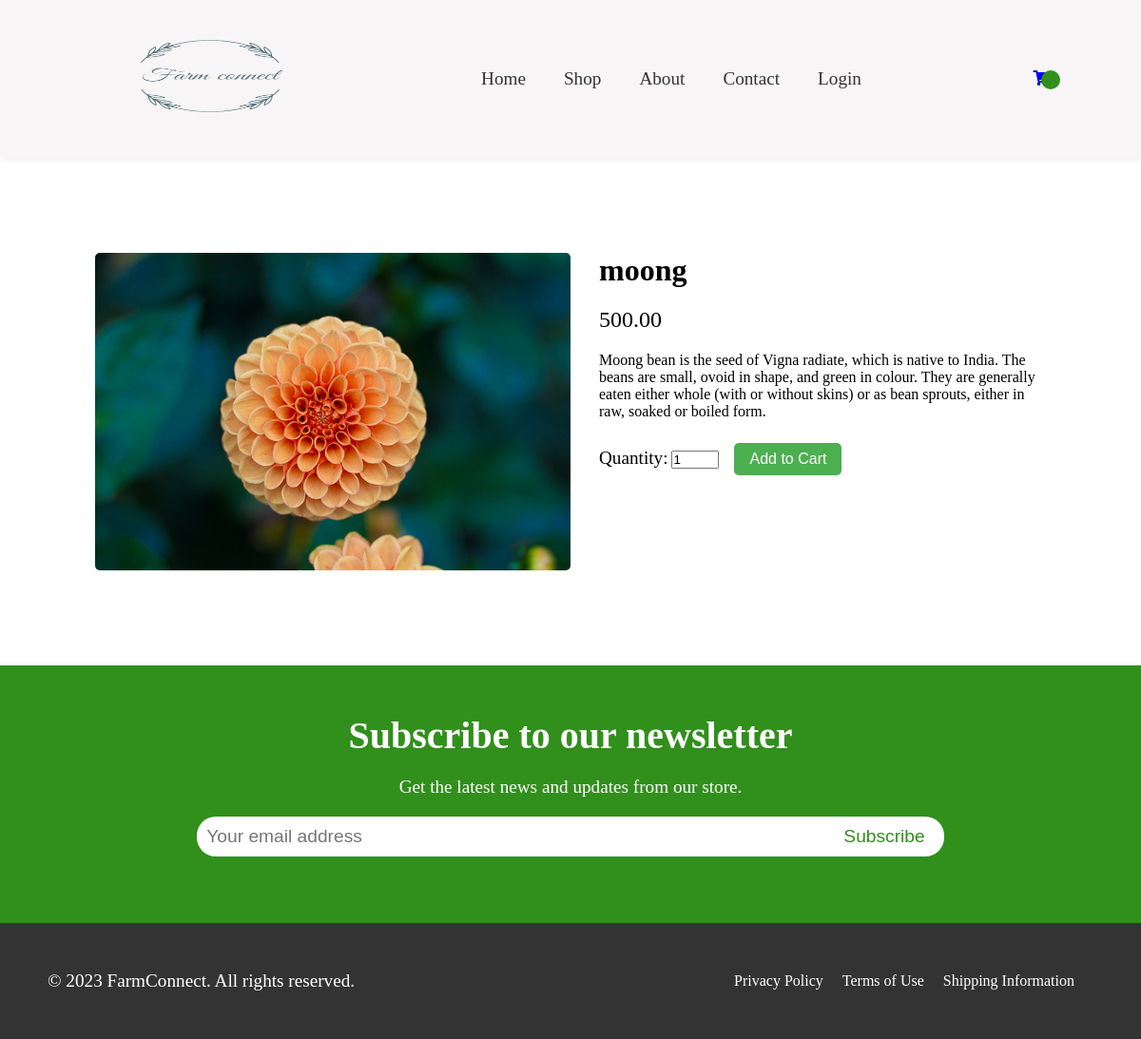
Page /product/3/ on the earlier database version.
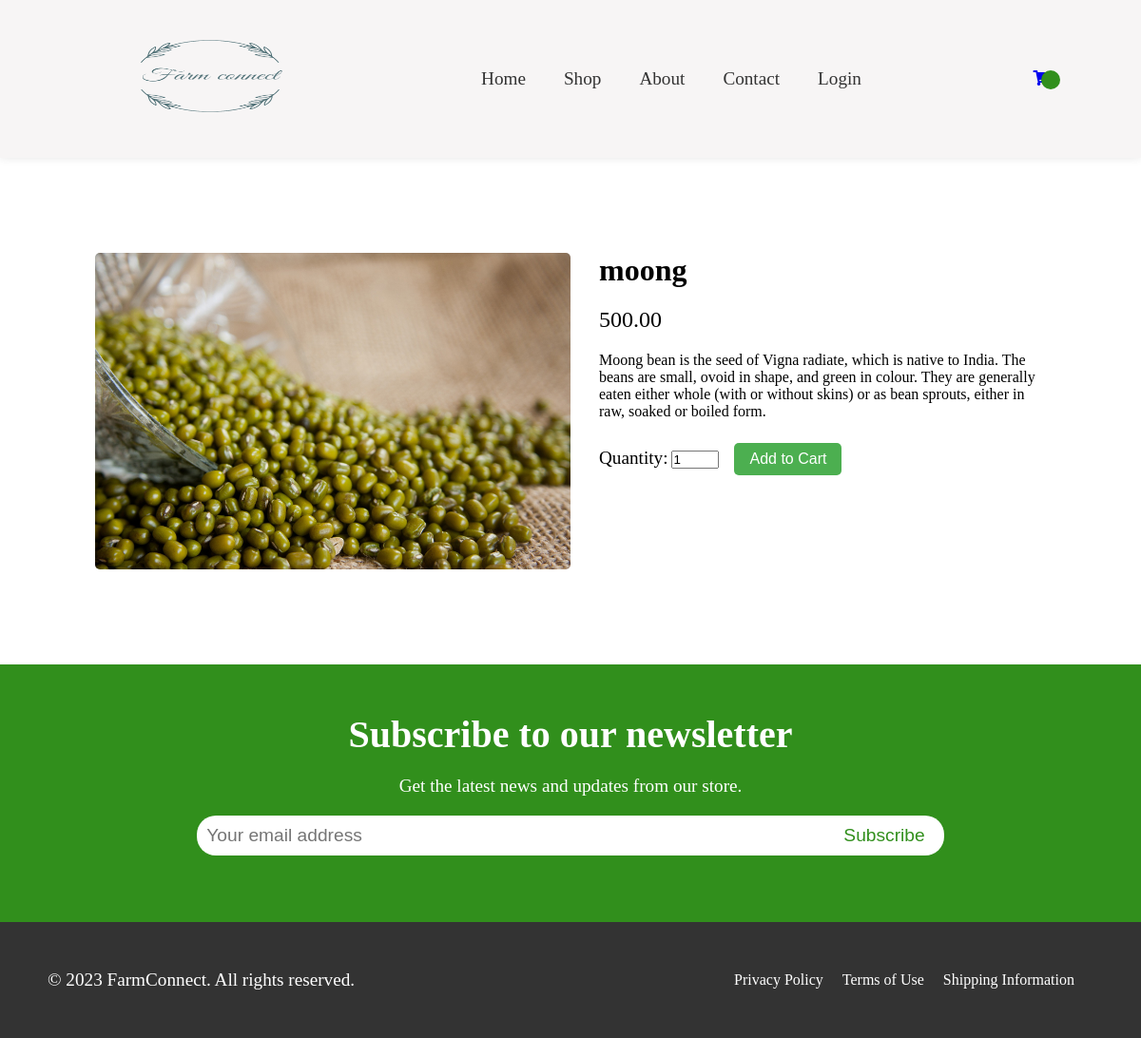
Same page on the later database version.
### ecommerce/models.py (models this page shows, shortened)
class Product(models.Model):
    user = models.ForeignKey(User,on_delete=models.SET_NULL,null=True)
    name = models.CharField(max_length=200,null=True,blank=True)
    image = models.ImageField(null=True,blank=True)
    brand = models.CharField(max_length=200,null=True,blank=True)
    category = models.CharField(max_length=200,null=True,blank=True)
    description = models.TextField(null=True,blank=True)
    rating = models.DecimalField(max_digits=7,decimal_places=2,null=True,blank=True)
    numReviews = models.IntegerField(null=True,blank=True,default=0)
    price = models.DecimalField(max_digits=7,decimal_places=2,null=True,blank=True)
    countInStock = models.IntegerField(null=True,blank=True,default=0)
    createdAt = models.DateTimeField(auto_now_add=True)
    _id = models.AutoField(primary_key=True,editable=False)

### ecommerce/views.py (the view)
# urls.py: path("product/<int:pk>/",product_description_page,name="product"),
def product_description_page(request,pk):
    product = Product.objects.get(pk=pk)
    context = {
        "product":product
    }
    return render(request,'home/description.html',context)

### templates/home/description.html (shortened to what this page needs)
{% extends 'base.html' %}
{% load static%}
{% block additional_css %}
<link rel="stylesheet" href="{% static 'css/style.css' %}">
<link rel="stylesheet" href="{% static 'css/description.css' %}">
{% endblock additional_css %}
{% block content %}
<div class="product-container">
    <div class="product">
      <img src="{{product.image.url}}" alt="Product 1">
      <div class="product-details">
        <h1>{{product.name}}</h1>
        <p class="price">{{product.price}}</p>
        <p class="description">{{product.description}}</p>
        <label for="quantity">Quantity:</label>
        <input type="number" id="quantity" name="quantity" value="1">
        <button class="btn add-to-cart update-cart" data-product="{{ obj.pk }}" data-action="add" data-id="{{ obj.pk }}">Add to Cart</button>
      </div>
    </div>
  </div>
{% endblock %}

Differences in the rows shown:
changed Product "moong": image: a different picture
